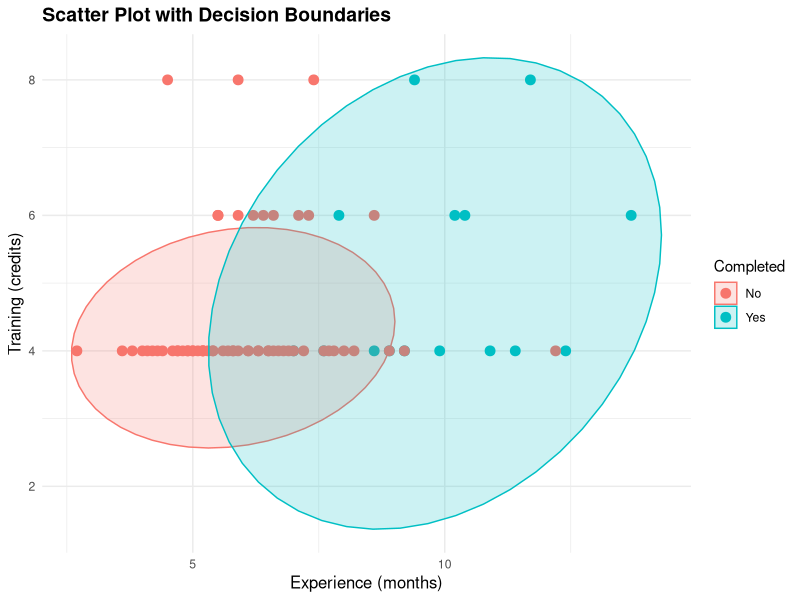

Recreate this plot in R.
setwd("/Users/amarachukwuobi/Desktop/BUA 635/BUA 635 Exam")


library(ggplot2)
library(MASS)
data1 <- read.csv("SystemAdministrators.csv")
View(data1)
data1 <- na.omit(data1)
set.seed(22)
View(data1)
colnames(data1) <- c("Experience", "Training", "Completed")


library(ggplot2)
Admin_data1 <- head(data1, 20)

ggplot(data1, aes(x = Experience, y = Training, color = Completed)) +
  geom_point(size = 3) +
  stat_ellipse(aes(fill = Completed), geom = "polygon", alpha = 0.2) +
  labs(title = "Scatter Plot with Decision Boundaries",
       x = "Experience (months)",
       y = "Training (credits)") +
  theme_minimal() + 
  theme(plot.title = element_text(size = 14, face = "bold"),
        axis.title = element_text(size = 12))

# Fit the LDA model
lda_model <- lda(Completed ~ Experience + Training, data = data1)
print(lda_model)

# Predict classifications
pred <- predict(lda_model)
lda_model
data1$Predicted <- pred$class
data1$Predicted
# Confusion matrix
conf_matrix <- table(Actual = data1$Completed, Predicted = data1$Predicted)
print(conf_matrix)


# Extract misclassification information
misclassified <- conf_matrix["Yes", "No"] / sum(conf_matrix["Yes", ])

misclassified_percentage <- misclassified * 100

cat("Misclassification Rate for Completed Tasks: ", round(misclassified_percentage, 2), "%\n")


